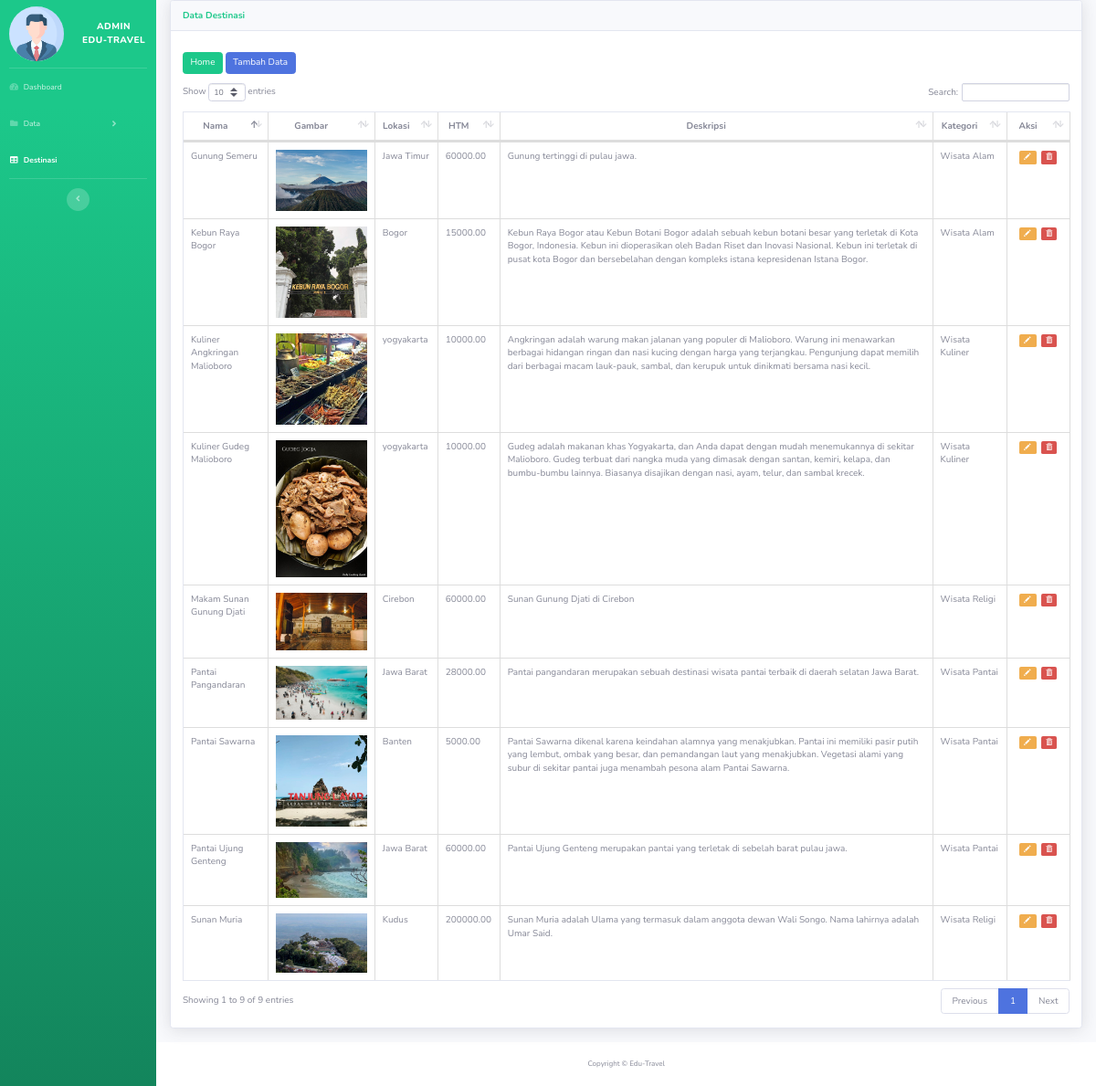
Page /travelling/admin_page/tables.php (signed in) on the committed database.
### tables this page shows
CREATE TABLE `destinasi` (
  `id_destinasi` int(11) NOT NULL,
  `nama_destinasi` varchar(100) NOT NULL,
  `gambar` text NOT NULL,
  `lokasi` varchar(250) NOT NULL,
  `harga` decimal(10,2) NOT NULL,
  `deskripsi` varchar(500) NOT NULL,
  `id_kategori` int(11) NOT NULL
);

CREATE TABLE `kategori` (
  `id_kategori` int(11) NOT NULL,
  `nama_kategori` varchar(100) NOT NULL,
  `gambar_kategori` text NOT NULL
);

### travelling/admin_page/tables.php (the view, shortened to what this page needs)
<!DOCTYPE html>
<html lang="en">
<head>
    <link href="vendor/fontawesome-free/css/all.min.css" rel="stylesheet" type="text/css">
    <link rel="stylesheet" href="https://maxcdn.bootstrapcdn.com/bootstrap/3.4.1/css/bootstrap.min.css">
    <link href="css/sb-admin-2.min.css" rel="stylesheet">
    <link href="vendor/datatables/dataTables.bootstrap4.min.css" rel="stylesheet">
</head>
<body id="page-top">
    <div id="wrapper">
        <ul class="navbar-nav bg-gradient-success sidebar sidebar-dark accordion" id="accordionSidebar"
            style="width: 200px !important;">
            <br>
            <a class="sidebar-brand d-flex align-items-center" href="index.php">
                <img src="img/adminprofile.png" style="width: 60px; border-radius: 50%; margin-right: 20px;">
                <div class="sidebar-brand-text">Admin <br>Edu-Travel</div>
            </a>
            <br>
            <hr class="sidebar-divider my-0">
            <li class="nav-item">
                <a class="nav-link" href="index.php">
                    <i class="fas fa-fw fa-tachometer-alt"></i>
                    <span>Dashboard</span></a>
            </li>
            <li class="nav-item">
                <a class="nav-link collapsed" href="#" data-toggle="collapse" data-target="#collapsePages"
                    aria-expanded="true" aria-controls="collapsePages">
                    <i class="fas fa-fw fa-folder"></i>
                    <span>Data</span>
                </a>
            </li>
            <li class="nav-item active">
                <a class="nav-link" href="tables.php">
                    <i class="fas fa-fw fa-table"></i>
                    <span>Destinasi</span></a>
            </li>
            <hr class="sidebar-divider d-none d-md-block">
            <div class="text-center d-none d-md-inline">
                <button class="rounded-circle border-0" id="sidebarToggle"></button>
            </div>
        </ul>
        <div id="content-wrapper" class="d-flex flex-column">
            <div id="content">
                <div class="container">
                    <div class="card shadow mb-4">
                        <div class="card-header py-3">
                            <h6 class="m-0 font-weight-bold text-success">Data Destinasi</h6>
                        </div>
                        <div class="card-body">
                            <a class="btn btn-success" style="margin-bottom:10px; margin-top:10px"
                                href="index.php">Home</a>
                            <a class="btn btn-primary" style="margin-bottom:10px; margin-top:10px"
                                href="tambah.php">Tambah
                                Data</a>
                            <div class="table-responsive">
                                <table class="table table-bordered" id="dataTable" width="100%" cellspacing="0">
                                    <thead>
                                        <tr style="text-align: center;">
                                            <th>Nama</th>
                                            <th>Gambar</th>
                                            <th>Lokasi</th>
                                            <th>HTM</th>
                                            <th>Deskripsi</th>
                                            <th>Kategori</th>
                                            <th style="width: 30px;">Aksi</th>
                                        </tr>
                                    </thead>
                                    <tbody>
                                        <?php
                                        require_once '../koneksi.php';
                                        $sql = "SELECT d.*,k.nama_kategori FROM destinasi AS d join kategori AS k ON d.id_kategori=k.id_kategori";
                                        $query = mysqli_query($koneksi, $sql);
                                        while ($data = mysqli_fetch_array($query)) {
                                            ?>
                                            <tr>
                                                <td>
                                                    <?= $data['nama_destinasi']; ?>
                                                </td>
                                                <td><img src="<?= $data['gambar']; ?>" alt="<?= $data['gambar']; ?>"
                                                        style="width:100px"></td>
                                                <td>
                                                    <?= $data['lokasi']; ?>
                                                </td>
                                                <td>
                                                    <?= $data['harga']; ?>
                                                </td>
                                                <td>
                                                    <?= $data['deskripsi']; ?>
                                                </td>
                                                <td>
                                                    <?= $data['nama_kategori']; ?>
                                                </td>
                                                <td style="text-align: center;">
                                                    <a href="edit.php?id_destinasi=<?php echo $data["id_destinasi"] ?>"
                                                        class="label label-warning"> <span
                                                            class="glyphicon glyphicon-pencil"></span>
                                                    </a>
                                                    <a href="hapus.php?id_destinasi=<?php echo $data["id_destinasi"] ?>"
                                                        class="label label-danger"> <span
                                                            class="glyphicon glyphicon-trash"></span>
                                                    </a>
                                                </td>
                                            </tr>
                                        <?php } ?>
                                    </tbody>
                                </table>
                            </div>
                        </div>
                    </div>
                </div>
            </div>
            <footer class="sticky-footer bg-white">
                <div class="container my-auto">
                    <div class="copyright text-center my-auto">
                        <span>Copyright &copy; Edu-Travel</span>
                    </div>
                </div>
            </footer>
        </div>
    </div>
</body>
</html>

### rows in the picture
destinasi: nama_destinasi "Kebun Raya Bogor", gambar (picture), lokasi "Bogor", harga "15000.00", deskripsi "Kebun Raya Bogor atau Kebun Botani Bogor adalah sebuah kebun botani besar yang terletak di Kota Bogor, Indonesia. Kebun ini dioperasikan oleh Badan Riset dan Inovasi Nasional. Kebun ini terletak di pusat kota Bogor dan bersebelahan dengan kompleks istana kepresidenan Istana Bogor.", id_kategori.nama_kategori "Wisata Alam"
destinasi: nama_destinasi "Pantai Sawarna", gambar (picture), lokasi "Banten", harga "5000.00", deskripsi "Pantai Sawarna dikenal karena keindahan alamnya yang menakjubkan. Pantai ini memiliki pasir putih yang lembut, ombak yang besar, dan pemandangan laut yang menakjubkan. Vegetasi alami yang subur di sekitar pantai juga menambah pesona alam Pantai Sawarna.", id_kategori.nama_kategori "Wisata Pantai"
destinasi: nama_destinasi "Kuliner Angkringan Malioboro", gambar (picture), lokasi "yogyakarta", harga "10000.00", deskripsi "Angkringan adalah warung makan jalanan yang populer di Malioboro. Warung ini menawarkan berbagai hidangan ringan dan nasi kucing dengan harga yang terjangkau. Pengunjung dapat memilih dari berbagai macam lauk-pauk, sambal, dan kerupuk untuk dinikmati bersama nasi kecil.", id_kategori.nama_kategori "Wisata Kuliner"
destinasi: nama_destinasi "Kuliner Gudeg Malioboro", gambar (picture), lokasi "yogyakarta", harga "10000.00", deskripsi "Gudeg adalah makanan khas Yogyakarta, dan Anda dapat dengan mudah menemukannya di sekitar Malioboro. Gudeg terbuat dari nangka muda yang dimasak dengan santan, kemiri, kelapa, dan bumbu-bumbu lainnya. Biasanya disajikan dengan nasi, ayam, telur, dan sambal krecek.", id_kategori.nama_kategori "Wisata Kuliner"
destinasi: nama_destinasi "Gunung Semeru", gambar (picture), lokasi "Jawa Timur", harga "60000.00", deskripsi "Gunung tertinggi di pulau jawa.", id_kategori.nama_kategori "Wisata Alam"
destinasi: nama_destinasi "Pantai Pangandaran", gambar (picture), lokasi "Jawa Barat", harga "28000.00", deskripsi "Pantai pangandaran merupakan sebuah destinasi wisata pantai terbaik di daerah selatan Jawa Barat.", id_kategori.nama_kategori "Wisata Pantai"
destinasi: nama_destinasi "Pantai Ujung Genteng", gambar (picture), lokasi "Jawa Barat", harga "60000.00", deskripsi "Pantai Ujung Genteng merupakan pantai yang terletak di sebelah barat pulau jawa.", id_kategori.nama_kategori "Wisata Pantai"
destinasi: nama_destinasi "Makam Sunan Gunung Djati", gambar (picture), lokasi "Cirebon", harga "60000.00", deskripsi "Sunan Gunung Djati di Cirebon", id_kategori.nama_kategori "Wisata Religi"
destinasi: nama_destinasi "Sunan Muria", gambar (picture), lokasi "Kudus", harga "200000.00", deskripsi "Sunan Muria adalah Ulama yang termasuk dalam anggota dewan Wali Songo. Nama lahirnya adalah Umar Said.", id_kategori.nama_kategori "Wisata Religi"
